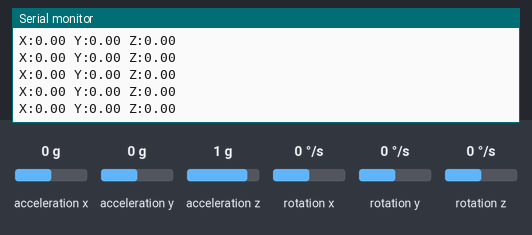
Bench run of a sketch on a simulated Arduino Uno, built with avr-gcc and run on an emulated ATmega328P. Parts: the last lines printed to the serial monitor. Inputs (shaded band) come from the test bench; at power-on: acceleration x 0 g, acceleration y 0 g, acceleration z 1 g, rotation z 0 °/s, rotation x 0 °/s, rotation y 0 °/s.

Above: at 2.0 s.
2.1 s: acceleration x set to -1.4 g
At 2.28 s:
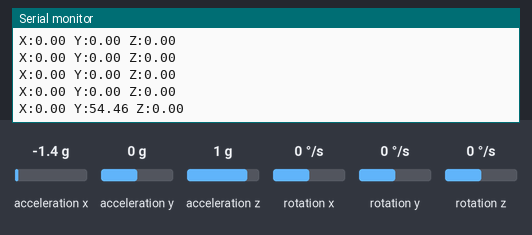
3.6 s: acceleration y set to -1.4 g
At 3.6 s:
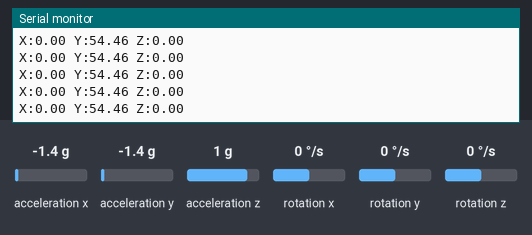
5.1 s: acceleration z set to -1.4 g
At 5.12 s:
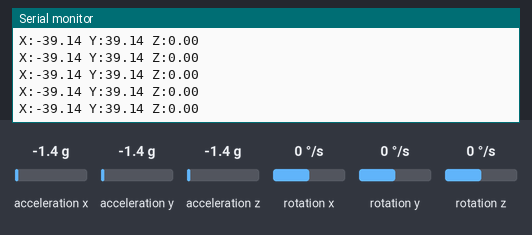
6.6 s: rotation z set to -192 °/s
At 6.64 s:
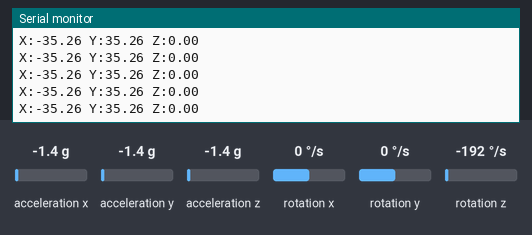
Timing chart, 0 to 9.1 s (numbered marks = the images above; inputs shaded):
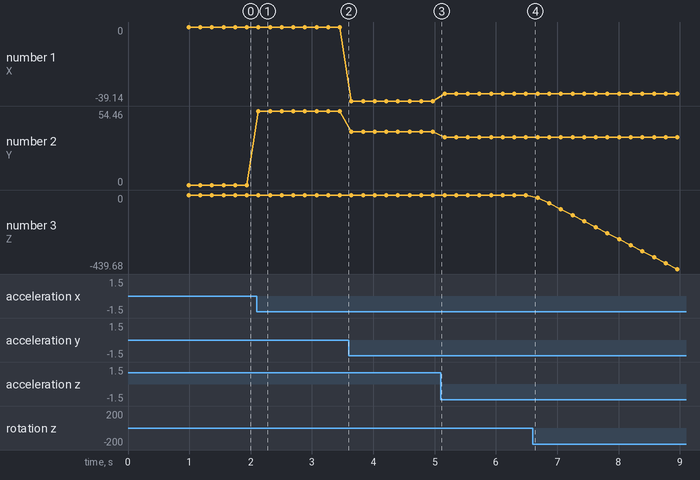

The sketch:

Gyroscope.ino
```cpp
#include "MeOrion.h"
#include <Wire.h>

MeGyro gyro;
void setup()
{
  Serial.begin(115200);
  gyro.begin();
}

int i = 0;

void loop()
{
  gyro.update();


  i++;

  if (i == 100) {
    Serial.print("X:");
    Serial.print(gyro.getAngleX() );
    Serial.print(" Y:");
    Serial.print(gyro.getAngleY() );
    Serial.print(" Z:");
    Serial.println(gyro.getAngleZ() );
    i = 0;
  }
}
```

Measured:
- after the input at 2.1 s, the serial monitor: prints a new line at once (image 1)
- plotted number 1: 0 → -39.14 after the input at 3.6 s, -39.14 → -35.26 after the input at 5.1 s
- plotted number 2: 0 → 54.46 after the input at 2.1 s, 54.46 → 39.14 after the input at 3.6 s, 39.14 → 35.26 after the input at 5.1 s
- plotted number 3: 0 → -439.68 after the input at 6.6 s
